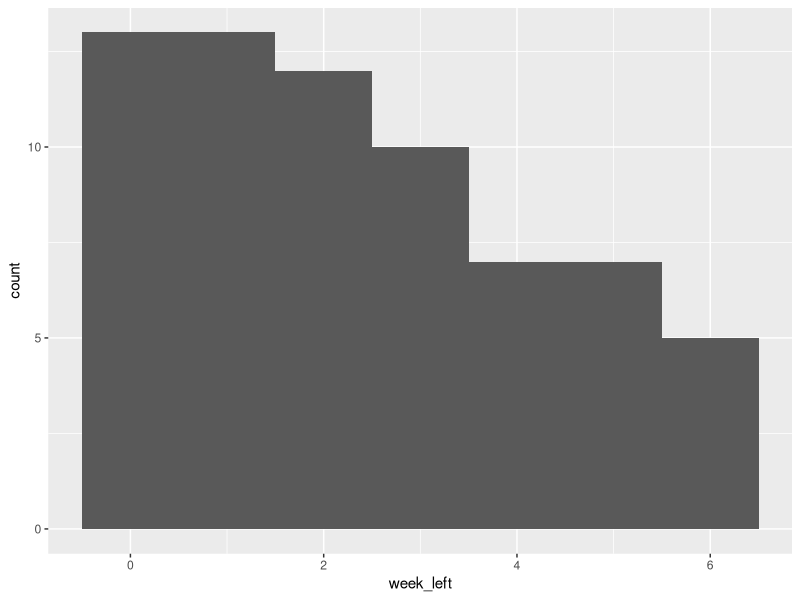
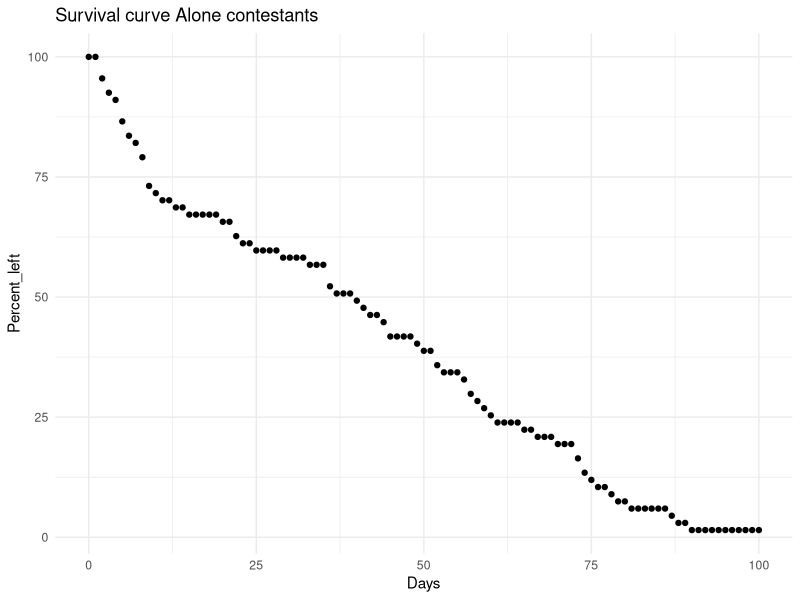
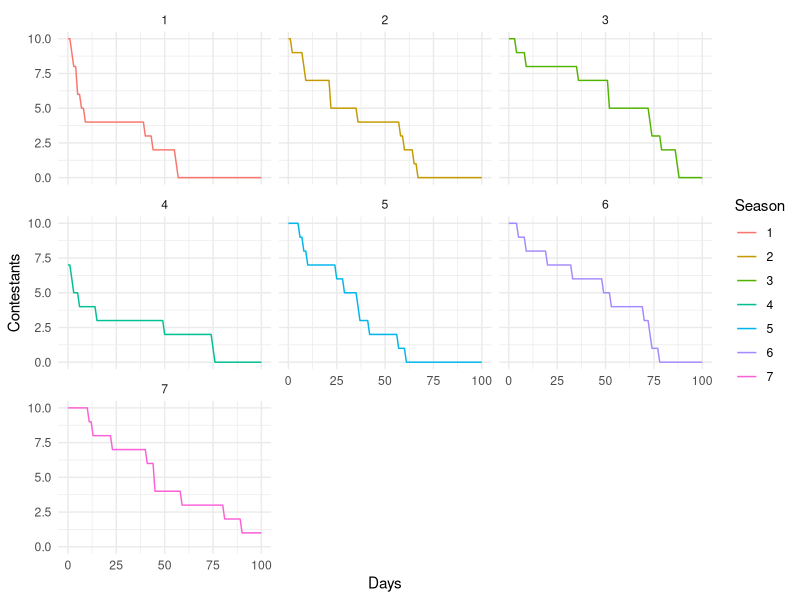
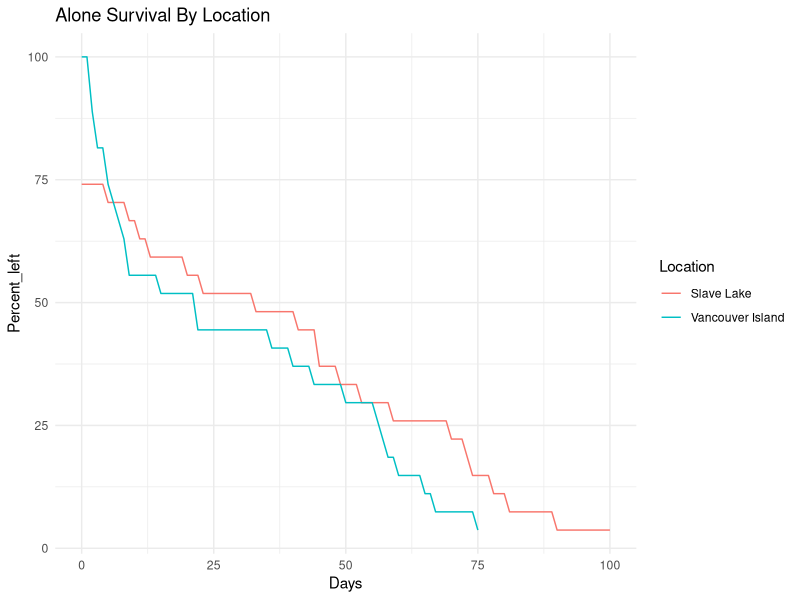
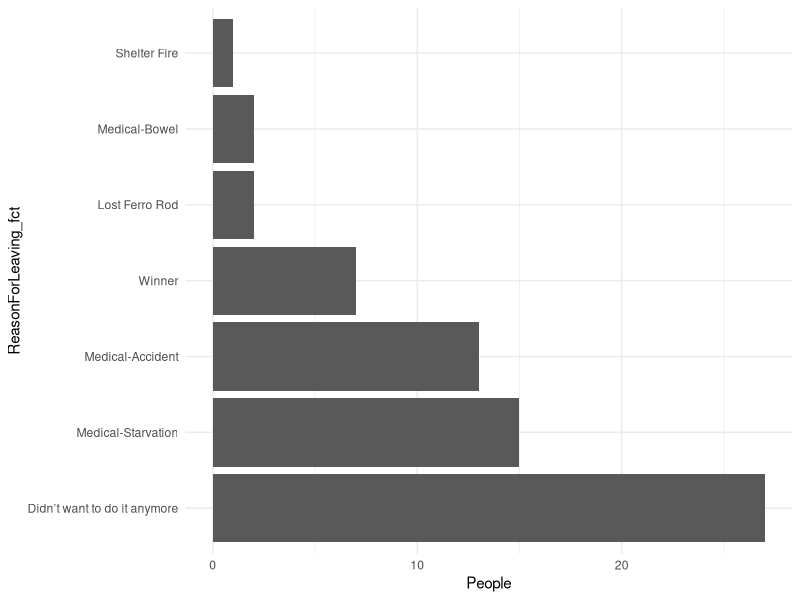
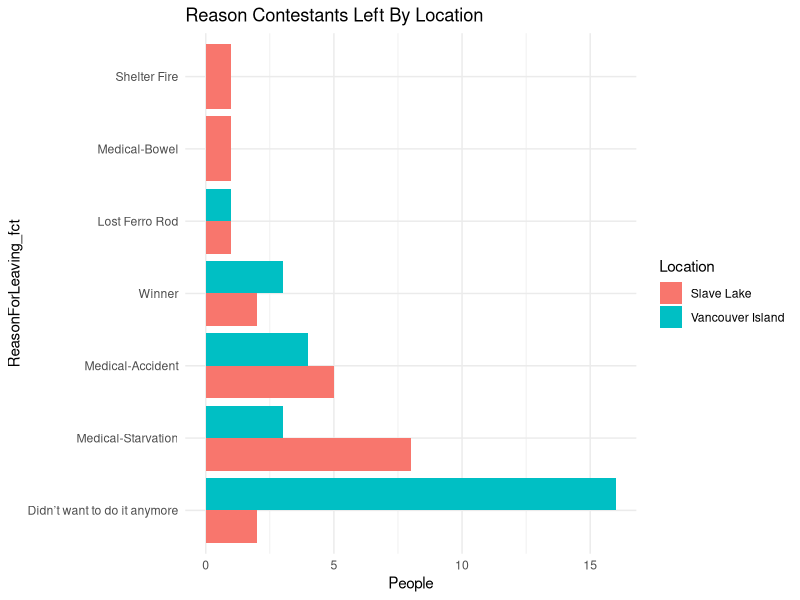

Recreate these plots in R, in order.
## ---- chunk 1

library(tidyverse)
library(ggthemes)
 
# Reading in my custom data set 

als8 = read_tsv('data/SeasonTable/Contestants-Table 1.tsv') 


## ---- chunk 2

als8 = als8 %>%
  mutate(week_left = DayLeft %% 7)

als8 %>% 
  ggplot(aes(x = week_left)) + 
  geom_histogram(binwidth  = 1)

## ---- chunk 3

Survival_table <- data.frame(Days = NULL, Contestants = NULL)

for (d in 0:max(als8$DayLeft)) {
  als_this <- als8 %>% 
    filter(DayLeft >= d)
  
  Survival_table = rbind(Survival_table, data.frame(Days = d, Contestants = length(als_this$ID)))
}

Survival_table = Survival_table %>%
  mutate(Percent_left = (Contestants / max(Contestants))*100)

Survival_table %>% 
  ggplot(aes(x=Days, y = Percent_left)) +
  geom_point() +
  theme_minimal() + 
  labs(title = element_text('Survival curve Alone contestants'))

  
## ---- chunk 4

Survival_table_season <- data.frame(Days = NULL, Contestants = NULL, Season = NULL)

for (s in unique(als8$Season)) 
{
  als8s <- als8 %>% filter(Season == s)
  
  for (d in 0:100)
    {
  als_this <- als8s %>% 
    filter(DayLeft >= d)
  Survival_table_season = rbind(Survival_table_season, 
                                data.frame(Days = d, 
                                           Contestants = length(als_this$ID), 
                                           Season = s))
  }}

Survival_table_season %>%
  mutate(Season = factor(Season)) %>%
  ggplot(aes(x = Days, y = Contestants, col = Season)) +
  geom_line() + 
  facet_wrap(~Season) +
  theme_minimal()


## ---- chunk 5

Seasons <- read_tsv(file.path('data','Seasons-Table 1.tsv'))

als_loc <- als8 %>%
  left_join(Seasons, by = c('Season' = 'SeasonNo')) %>%
  filter(Location  ==  'Vancouver Island' | 
         Location ==  'Slave Lake')

Survival_table_loc <- data.frame(Days = NULL, Contestants = NULL, Location = NULL)

for (l in unique(als_loc$Location)) {
  als_locl <- als_loc %>% filter(Location == l)
  for (d in 0:max(als_locl$DayLeft)) {
  als_this <- als_locl %>% 
    filter(DayLeft >= d)
  
  Survival_table_loc = rbind(Survival_table_loc, 
                             data.frame(Days = d, 
                                        Contestants = length(als_this$ID),
                             Location = l))
}}

Survival_table_loc = Survival_table_loc %>%
  mutate(Percent_left = (Contestants / max(Contestants))*100)

Survival_table_loc %>% 
  ggplot(aes(x=Days, 
             y = Percent_left, 
             group = Location, 
             colour = Location)) +
  geom_line() + 
  theme_minimal() + 
  labs(title = element_text('Alone Survival By Location'))

## ---- chunk 6

als81 = als8 %>%
  mutate(ReasonForLeaving_fct = fct_infreq(als8$ReasonForLeaving)) %>%
  group_by(ReasonForLeaving_fct) %>%
  summarise(People = n()) %>%
  ungroup() 

als81 %>%
  ggplot(aes(x=ReasonForLeaving_fct, y = People)) + 
  geom_col() + 
  coord_flip() +
  theme_minimal()

## ---- chunk 7

als_loc <- als_loc %>%
  mutate(ReasonForLeaving_fct = fct_infreq(als_loc$ReasonForLeaving)) %>%
  group_by(ReasonForLeaving_fct, Location) %>%
  summarise(People = n()) %>%
  ungroup() 

als_loc %>%
  ggplot(aes(x=ReasonForLeaving_fct, 
             y = People, 
             Col = Location, 
             fill = Location, fill = 'blue')) + 
  geom_col(position = 'dodge') + 
  coord_flip() +
  theme_minimal() + 
  labs(title = element_text('Reason Contestants Left By Location'))

